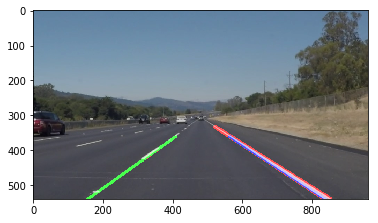
#> input picture test_images/solidWhiteRightOutput.png, 378 x 223 px; its folder holds only this picture in this run
$ jupyter execute --allow-errors P1.ipynb   (shell and % lines are left out)
#> lines starting #> are read from the running program, lines starting #| are printed output that depends on the picture
# Self-Driving Car Engineer Nanodegree

## Project: **Finding Lane Lines on the Road**
***
In this project, you will use the tools you learned about in the lesson to identify lane lines on the road.  You can develop your pipeline on a series of individual images, and later apply the result to a video stream (really just a series of images). Check out the video clip "raw-lines-example.mp4" (also contained in this repository) to see what the output should look like after using the helper functions below.

Once you have a result that looks roughly like "raw-lines-example.mp4", you'll need to get creative and try to average and/or extrapolate the line segments you've detected to map out the full extent of the lane lines.  You can see an example of the result you're going for in the video "P1_example.mp4".  Ultimately, you would like to draw just one line for the left side of the lane, and one for the right.

In addition to implementing code, there is a brief writeup to complete. The writeup should be completed in a separate file, which can be either a markdown file or a pdf document. There is a [write up template](https://github.com/udacity/CarND-LaneLines-P1/blob/master/writeup_template.md) that can be used to guide the writing process. Completing both the code in the Ipython notebook and the writeup template will cover all of the [rubric points](https://review.udacity.com/#!/rubrics/322/view) for this project.

---
Let's have a look at our first image called 'test_images/solidWhiteRight.jpg'.  Run the 2 cells below (hit Shift-Enter or the "play" button above) to display the image.

**Note: If, at any point, you encounter frozen display windows or other confounding issues, you can always start again with a clean slate by going to the "Kernel" menu above and selecting "Restart & Clear Output".**

---

**The tools you have are color selection, region of interest selection, grayscaling, Gaussian smoothing, Canny Edge Detection and Hough Tranform line detection.  You  are also free to explore and try other techniques that were not presented in the lesson.  Your goal is piece together a pipeline to detect the line segments in the image, then average/extrapolate them and draw them onto the image for display (as below).  Once you have a working pipeline, try it out on the video stream below.**

---

<figure>

 <figcaption>
 <p></p>
 <p style="text-align: center;"> Your output should look something like this (above) after detecting line segments using the helper functions below </p>
 </figcaption>
</figure>
 <p></p>
<figure>

 <figcaption>
 <p></p>
 <p style="text-align: center;"> Your goal is to connect/average/extrapolate line segments to get output like this</p>
 </figcaption>
</figure>

**Run the cell below to import some packages.  If you get an `import error` for a package you've already installed, try changing your kernel (select the Kernel menu above --> Change Kernel).  Still have problems?  Try relaunching Jupyter Notebook from the terminal prompt.  Also, consult the forums for more troubleshooting tips.**

## Import Packages

[cell 1]
#importing some useful packages
import matplotlib.pyplot as plt
import matplotlib.image as mpimg
import numpy as np
import cv2

## Read in an Image

#> (a cell that did not finish here is left out)

## Ideas for Lane Detection Pipeline

**Some OpenCV functions (beyond those introduced in the lesson) that might be useful for this project are:**

`cv2.inRange()` for color selection
`cv2.fillPoly()` for regions selection
`cv2.line()` to draw lines on an image given endpoints
`cv2.addWeighted()` to coadd / overlay two images
`cv2.cvtColor()` to grayscale or change color
`cv2.imwrite()` to output images to file
`cv2.bitwise_and()` to apply a mask to an image

**Check out the OpenCV documentation to learn about these and discover even more awesome functionality!**

## Helper Functions

Below are some helper functions to help get you started. They should look familiar from the lesson!

[cell 3]
import math

def grayscale(img):
    """Applies the Grayscale transform
    This will return an image with only one color channel
    but NOTE: to see the returned image as grayscale
    (assuming your grayscaled image is called 'gray')
    you should call plt.imshow(gray, cmap='gray')"""
    return cv2.cvtColor(img, cv2.COLOR_RGB2GRAY)
    # Or use BGR2GRAY if you read an image with cv2.imread()
    # return cv2.cvtColor(img, cv2.COLOR_BGR2GRAY)

def canny(img, low_threshold, high_threshold):
    """Applies the Canny transform"""
    return cv2.Canny(img, low_threshold, high_threshold)

def gaussian_blur(img, kernel_size):
    """Applies a Gaussian Noise kernel"""
    return cv2.GaussianBlur(img, (kernel_size, kernel_size), 0)

# [23 lines left out: function region_of_interest, not called in this run]

left_lane_curve = np.array([])
#> left_lane_curve = empty array
#> further down, image is the input picture: shape (223, 378, 4) float32; mean R, G, B, A 0.515, 0.543, 0.568, 0.762
right_lane_curve = np.array([])
left_lane_curve_current = np.array([])
right_lane_curve_current = np.array([])


# [123 lines left out: functions draw_lines, hough_lines, weighted_img, not called in this run]

## Test Images

Build your pipeline to work on the images in the directory "test_images"
**You should make sure your pipeline works well on these images before you try the videos.**

[cell 4]
import os
os.listdir("test_images/")

## Build a Lane Finding Pipeline

Build the pipeline and run your solution on all test_images. Make copies into the `test_images_output` directory, and you can use the images in your writeup report.

Try tuning the various parameters, especially the low and high Canny thresholds as well as the Hough lines parameters.

[cell 5]
# TODO: Build your pipeline that will draw lane lines on the test_images
# then save them to the test_images_output directory.

def processImage(image):
    imshape = image.shape
#> imshape = (223, 378, 4)
    gray = grayscale(image)
#> in grayscale, `return cv2.cvtColor(img, cv2.COLOR_RGB2GRAY)`:
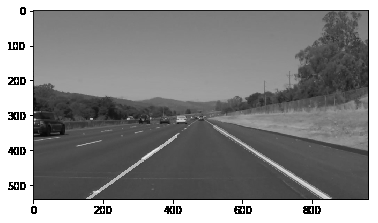
#> returned value: shape (223, 378) float32; min 0, max 1, mean 0.538
    gray_shape = gray.shape
#> gray_shape = (223, 378)

    # Apply Gaussian Blur
    blurred_gray = gaussian_blur(gray, 3)
#> in gaussian_blur, `return cv2.GaussianBlur(img, (kernel_size, kernel_size), 0)`:
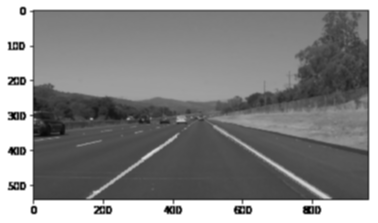
#> returned value: shape (223, 378) float32; min 0, max 1, mean 0.538

    # Apply edge detection
    canny_roi = canny(blurred_gray, 70, 210)

    # Extract region of interest
    roi_vertices = np.array([[(0,imshape[0]),(imshape[1] / 1.7, imshape[0] / 1.7), (imshape[1] / 1.7, imshape[0] / 1.7), (imshape[1] ,imshape[0])]], dtype=np.int32)
    lane_roi = region_of_interest(canny_roi, roi_vertices)

    # Find lines in the gradient image
    # Hough transform parameters
    rho = 1 # distance resolution in pixels of the Hough grid
    theta = np.pi/180 # angular resolution in radians of the Hough grid
    threshold = 20     # minimum number of votes (intersections in Hough grid cell)
    min_line_length = 30 # minimum number of pixels making up a line
    max_line_gap = 1    # maximum gap in pixels between connectable line segments
    line_image = hough_lines(lane_roi, rho, theta, threshold, min_line_length, max_line_gap)

    # Superimpose original and lane images
    lanes_in_original_image = weighted_img(line_image, image, β=4.0)
    return lanes_in_original_image
#     return line_image

#> (the rest of this cell did not finish here and is left out)
